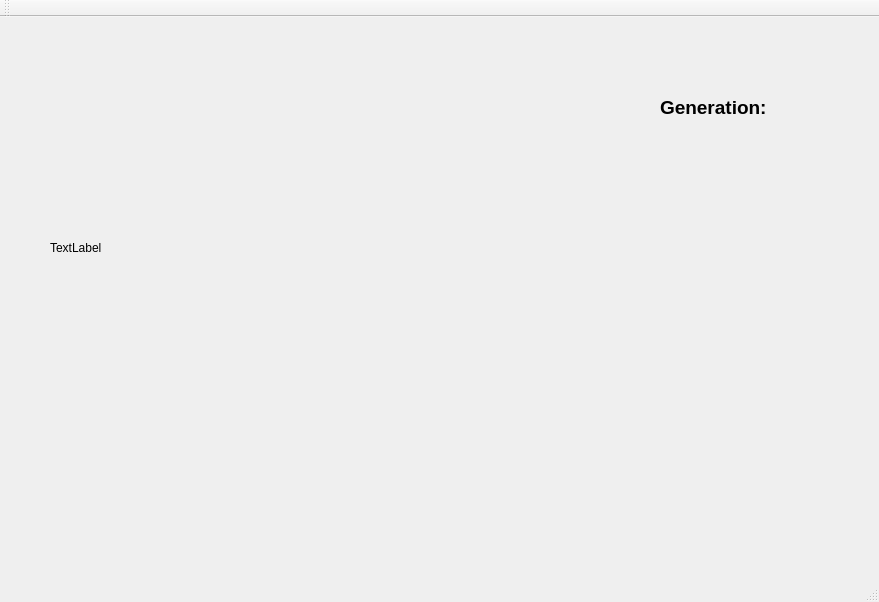
<?xml version="1.0" encoding="UTF-8"?>
<ui version="4.0">
 <class>MainWindow</class>
 <widget class="QMainWindow" name="MainWindow">
  <property name="geometry">
   <rect>
    <x>0</x>
    <y>0</y>
    <width>879</width>
    <height>602</height>
   </rect>
  </property>
  <property name="windowTitle">
   <string>MainWindow</string>
  </property>
  <widget class="QWidget" name="centralWidget">
   <widget class="QLabel" name="label">
    <property name="geometry">
     <rect>
      <x>50</x>
      <y>10</y>
      <width>611</width>
      <height>441</height>
     </rect>
    </property>
    <property name="text">
     <string>TextLabel</string>
    </property>
   </widget>
   <widget class="QLabel" name="label_2">
    <property name="geometry">
     <rect>
      <x>660</x>
      <y>70</y>
      <width>151</width>
      <height>41</height>
     </rect>
    </property>
    <property name="font">
     <font>
      <pointsize>14</pointsize>
      <weight>75</weight>
      <bold>true</bold>
     </font>
    </property>
    <property name="text">
     <string>Generation:</string>
    </property>
    <property name="margin">
     <number>0</number>
    </property>
    <property name="indent">
     <number>-7</number>
    </property>
   </widget>
   <widget class="QLabel" name="label_3">
    <property name="geometry">
     <rect>
      <x>660</x>
      <y>120</y>
      <width>141</width>
      <height>61</height>
     </rect>
    </property>
    <property name="font">
     <font>
      <pointsize>14</pointsize>
      <weight>75</weight>
      <bold>true</bold>
     </font>
    </property>
    <property name="text">
     <string/>
    </property>
   </widget>
  </widget>
  <widget class="QMenuBar" name="menuBar">
   <property name="geometry">
    <rect>
     <x>0</x>
     <y>0</y>
     <width>879</width>
     <height>21</height>
    </rect>
   </property>
  </widget>
  <widget class="QToolBar" name="mainToolBar">
   <attribute name="toolBarArea">
    <enum>TopToolBarArea</enum>
   </attribute>
   <attribute name="toolBarBreak">
    <bool>false</bool>
   </attribute>
  </widget>
  <widget class="QStatusBar" name="statusBar"/>
 </widget>
 <layoutdefault spacing="6" margin="11"/>
 <resources/>
 <connections/>
</ui>
